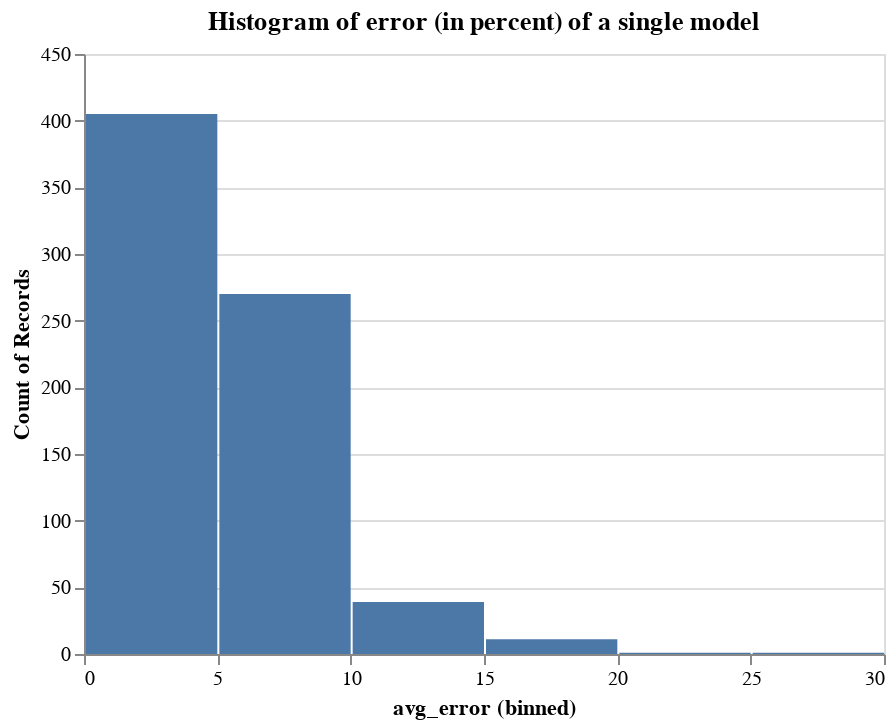

This figure's notebook cell:
### Code cell
alt.Chart(plotdf,title="Histogram of error (in percent) of a single model ").mark_bar().encode(
    alt.X("avg_error:Q", bin=True),
    y='count()',
)

### Figure 1 — Vega-Lite specification as saved in the notebook (floating-point values rounded to 4 significant figures; data arrays with more than 128 entries replaced by an {"elided": "..."} marker saying what was removed)
{"config": {"view": {"continuousWidth": 400, "continuousHeight": 300}}, "data": {"name": "data-edbb3a842f123b1a1a837347e340e4df"}, "mark": "bar", "encoding": {"x": {"type": "quantitative", "bin": true, "field": "avg_error"}, "y": {"type": "quantitative", "aggregate": "count"}}, "title": "Histogram of error (in percent) of a single model ", "$schema": "https://vega.github.io/schema/vega-lite/v4.8.1.json", "datasets": {"data-edbb3a842f123b1a1a837347e340e4df": {"elided": "727 records"}}}
